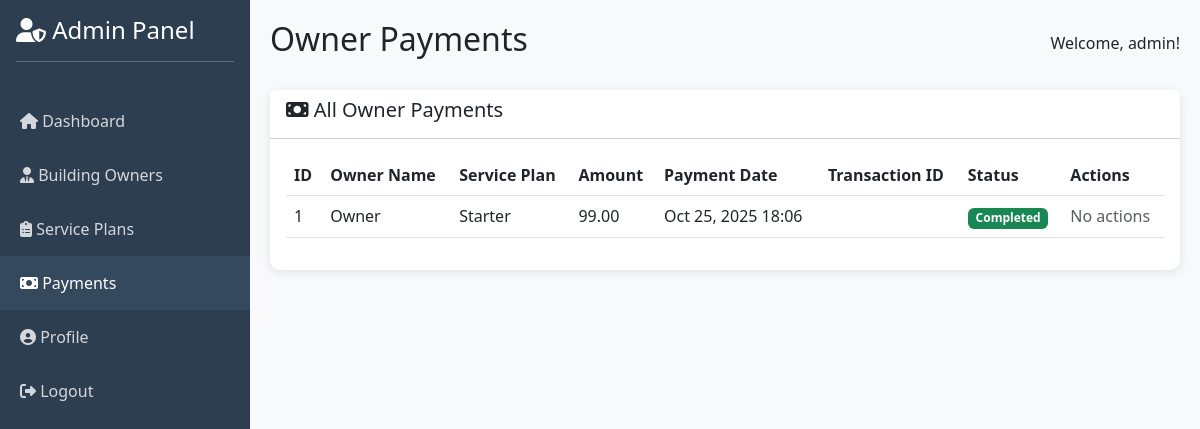
Page /admin/owner_payments.php (signed in) on the committed database.
### tables this page shows
CREATE TABLE `owner_payments` (
  `id` int(11) NOT NULL,
  `owner_id` int(11) NOT NULL,
  `plan_id` int(11) NOT NULL,
  `amount` decimal(10,2) NOT NULL,
  `payment_date` timestamp NOT NULL DEFAULT CURRENT_TIMESTAMP,
  `transaction_id` varchar(255) DEFAULT NULL,
  `status` enum('pending','completed','failed') DEFAULT 'pending'
);

CREATE TABLE `building_owners` (
  `id` int(11) NOT NULL,
  `username` varchar(50) NOT NULL,
  `password` varchar(255) NOT NULL,
  `full_name` varchar(100) NOT NULL,
  `email` varchar(100) NOT NULL,
  `phone` varchar(20) DEFAULT NULL,
  `address` text,
  `status` enum('active','inactive') DEFAULT 'active',
  `plan_id` int(11) DEFAULT NULL,
  `account_status` enum('pending','approved','rejected') DEFAULT 'pending',
  `created_at` timestamp NOT NULL DEFAULT CURRENT_TIMESTAMP
);

CREATE TABLE `service_plans` (
  `id` int(11) NOT NULL,
  `name` varchar(100) NOT NULL,
  `description` text,
  `price` decimal(10,2) NOT NULL,
  `duration_days` int(11) NOT NULL,
  `created_at` timestamp NOT NULL DEFAULT CURRENT_TIMESTAMP
);

### admin/owner_payments.php (the view, shortened to what this page needs)
<?php
global $conn;
$owner_payments_query = $conn->query("SELECT op.*, bo.full_name as owner_name, sp.name as plan_name FROM owner_payments op JOIN building_owners bo ON op.owner_id = bo.id JOIN service_plans sp ON op.plan_id = sp.id ORDER BY op.payment_date DESC");
?>
<!DOCTYPE html>
<html lang="en">
<head>
    <link href="https://cdn.jsdelivr.net/npm/bootstrap@5.3.0/dist/css/bootstrap.min.css" rel="stylesheet">
    <link rel="stylesheet" href="https://cdnjs.cloudflare.com/ajax/libs/font-awesome/6.4.0/css/all.min.css">
</head>
<body>
    <div class="sidebar">
        <div class="p-3">
            <h4><i class="fas fa-user-shield"></i> Admin Panel</h4>
            <hr>
        </div>
        <nav class="nav flex-column">
            <a class="nav-link" href="dashboard.php">
                <i class="fas fa-home"></i> Dashboard
            </a>
            <a class="nav-link" href="owners.php">
                <i class="fas fa-user-tie"></i> Building Owners
            </a>
            <a class="nav-link" href="service_plans.php">
                <i class="fas fa-clipboard-list"></i> Service Plans
            </a>
            <a class="nav-link active" href="owner_payments.php">
                <i class="fas fa-money-bill"></i> Payments
            </a>
            <a class="nav-link" href="profile.php">
                <i class="fas fa-user-circle"></i> Profile
            </a>
            <a class="nav-link" href="logout.php">
                <i class="fas fa-sign-out-alt"></i> Logout
            </a>
        </nav>
    </div>
    <div class="main-content">
        <div class="d-flex justify-content-between align-items-center mb-4">
            <h2>Owner Payments</h2>
            <span>Welcome, <?php echo $_SESSION['admin_username']; ?>!</span>
        </div>
        <div class="card">
            <div class="card-header bg-white">
                <h5><i class="fas fa-money-bill"></i> All Owner Payments</h5>
            </div>
            <div class="card-body">
                <table class="table table-hover">
                    <thead>
                        <tr>
                            <th>ID</th>
                            <th>Owner Name</th>
                            <th>Service Plan</th>
                            <th>Amount</th>
                            <th>Payment Date</th>
                            <th>Transaction ID</th>
                            <th>Status</th>
                            <th>Actions</th>
                        </tr>
                    </thead>
                    <tbody>
                        <?php if ($owner_payments_query->num_rows > 0): ?>
                            <?php while ($payment = $owner_payments_query->fetch_assoc()): ?>
                            <tr>
                                <td><?php echo $payment['id']; ?></td>
                                <td><?php echo htmlspecialchars($payment['owner_name']); ?></td>
                                <td><?php echo htmlspecialchars($payment['plan_name']); ?></td>
                                <td><?php echo htmlspecialchars(number_format($payment['amount'], 2)); ?></td>
                                <td><?php echo date('M d, Y H:i', strtotime($payment['payment_date'])); ?></td>
                                <td><?php echo htmlspecialchars($payment['transaction_id']); ?></td>
                                <td>
                                    <?php
                                        $payment_status = 'unknown';
                                        if (isset($payment['status'])) {
                                            $payment_status = $payment['status'];
                                        }
                                        $status_class = '';
                                        switch ($payment_status) {
                                            case 'completed':
                                                $status_class = 'success';
                                                break;
                                        }
                                    ?>
                                    <span class="badge bg-<?php echo $status_class; ?>">
                                        <?php echo ucfirst($payment_status); ?>
                                    </span>
                                </td>
                                <td>
                                    <?php if ($payment['status'] == 'pending'): ?>
                                        <a href="#" class="btn btn-sm btn-success me-1" title="Mark as Completed"><i class="fas fa-check"></i></a>
                                        <a href="#" class="btn btn-sm btn-danger" title="Mark as Failed"><i class="fas fa-times"></i></a>
                                    <?php else: ?>
                                        <span class="text-muted">No actions</span>
                                    <?php endif; ?>
                                </td>
                            </tr>
                            <?php endwhile; ?>
                        <?php else: ?>
                            <tr>
                                <td colspan="8">No owner payments found.</td>
                            </tr>
                        <?php endif; ?>
                    </tbody>
                </table>
            </div>
        </div>
    </div>
</body>
</html>

### admin/owner_payments.php (style rules this page uses)
body { background: #f8f9fa; }
.sidebar { min-height: 100vh; background: #2c3e50; color: white; position: fixed; width: 250px; }
.sidebar .nav-link { color: rgba(255,255,255,0.8); padding: 15px 20px; transition: all 0.3s; }
.sidebar .nav-link:hover, .sidebar .nav-link.active { background: #34495e; color: white; }
.main-content { margin-left: 250px; padding: 20px; }
.card { border: none; border-radius: 10px; box-shadow: 0 2px 10px rgba(0,0,0,0.1); }

### rows in the picture
owner_payments: id "1", owner.full_name "Owner", plan.name "Starter", amount "99.00", payment_date "Oct 25, 2025 18:06", status "Completed", shows "No actions"

### other values in the picture
$_SESSION['admin_username'] "admin"
